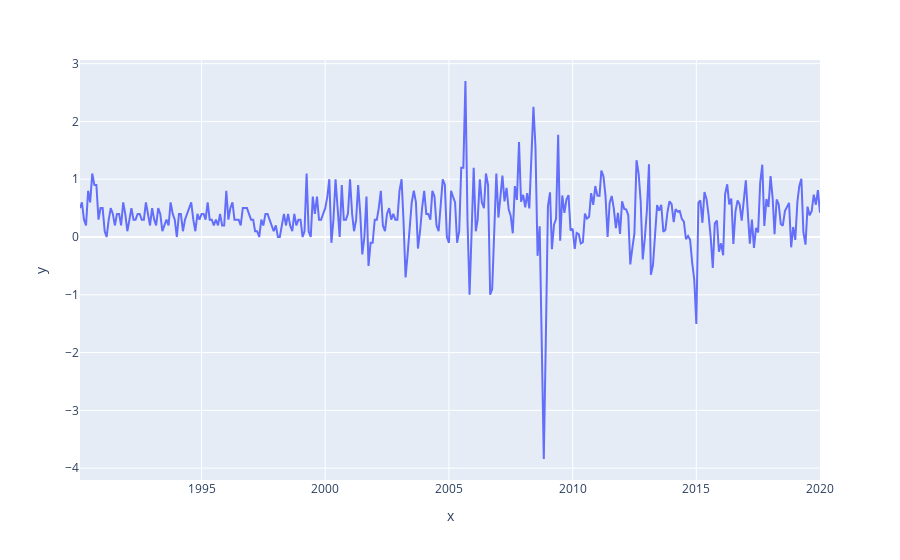

The cell this chart's notebook holds for it:
### Code cell
px.line(y=data["dif1_cpi"].dropna(), x=data.index[1:])

### Figure 1 — Plotly figure (JSON) as saved in the notebook; plotly's stock layout.template omitted (floating-point values rounded to 4 significant figures; data arrays with more than 128 entries replaced by an {"elided": "..."} marker saying what was removed)
{"data": [{"hovertemplate": "x=%{x}<br>y=%{y}<extra></extra>", "legendgroup": "", "line": {"color": "#636efa", "dash": "solid"}, "marker": {"symbol": "circle"}, "mode": "lines", "name": "", "orientation": "v", "showlegend": false, "type": "scatter", "x": {"elided": "360 str values"}, "xaxis": "x", "y": {"elided": "360 float values"}, "yaxis": "y"}], "layout": {"legend": {"tracegroupgap": 0}, "margin": {"t": 60}, "xaxis": {"anchor": "y", "domain": [0, 1], "title": {"text": "x"}}, "yaxis": {"anchor": "x", "domain": [0, 1], "title": {"text": "y"}}}}
